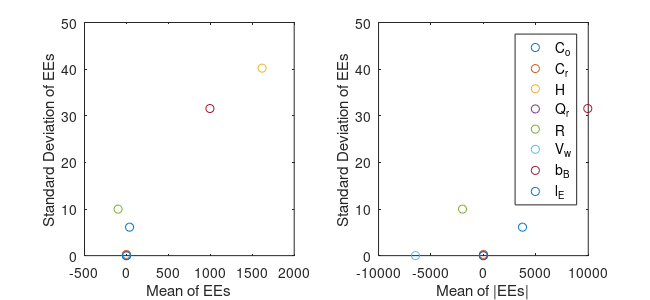

MATLAB code to generate this figure: (Note: this script raises an error after producing the figure.)
function plot_criticalfetch_SA_4
% plots parameters for sensitivity analysis purposes
%--------------------------------------------------------------------------------------------------
format compact
format longG
clear
clf

load SA_results_EET

x1 = stat(:,1);
x2 = stat(:,2);
y = sqrt(stat(:,3));

% x1 = log(abs(stat(:,1))).*sign(stat(:,1));
% x2 = log(abs(stat(:,2)));
% y = sqrt(log(abs(stat(:,3))));

c = {'C_o';'C_r';'Q_r';'l_E';'b_B';'H';'R';'V_w'};

%------------------------------------------------
subplot(1,2,1)
gscatter(x1,y,c);
legend off

xlabel('Mean of EEs')
ylabel('Standard Deviation of EEs')
box on

%------------------------------------------------
subplot(1,2,2)
gscatter(x2,y,c)

xlabel('Mean of |EEs|')
ylabel('Standard Deviation of EEs')
box on

%------------------------------------------------
set(findobj('type','axes'),'fontsize',10)
h_fig=gcf;
set(h_fig,'PaperOrientation','portrait')
set(h_fig,'PaperPosition', [0 0 6.5 3]) % [... ... max_width=7.5 max_height=9]
tit='SA_4';
print(tit,'-dtiff','-r400')
movefile([tit,'.tif'],'C:\Users\fy23\Fateme\Projects\Marsh Model\Results\25 - Sensitivity Results')
close all

end